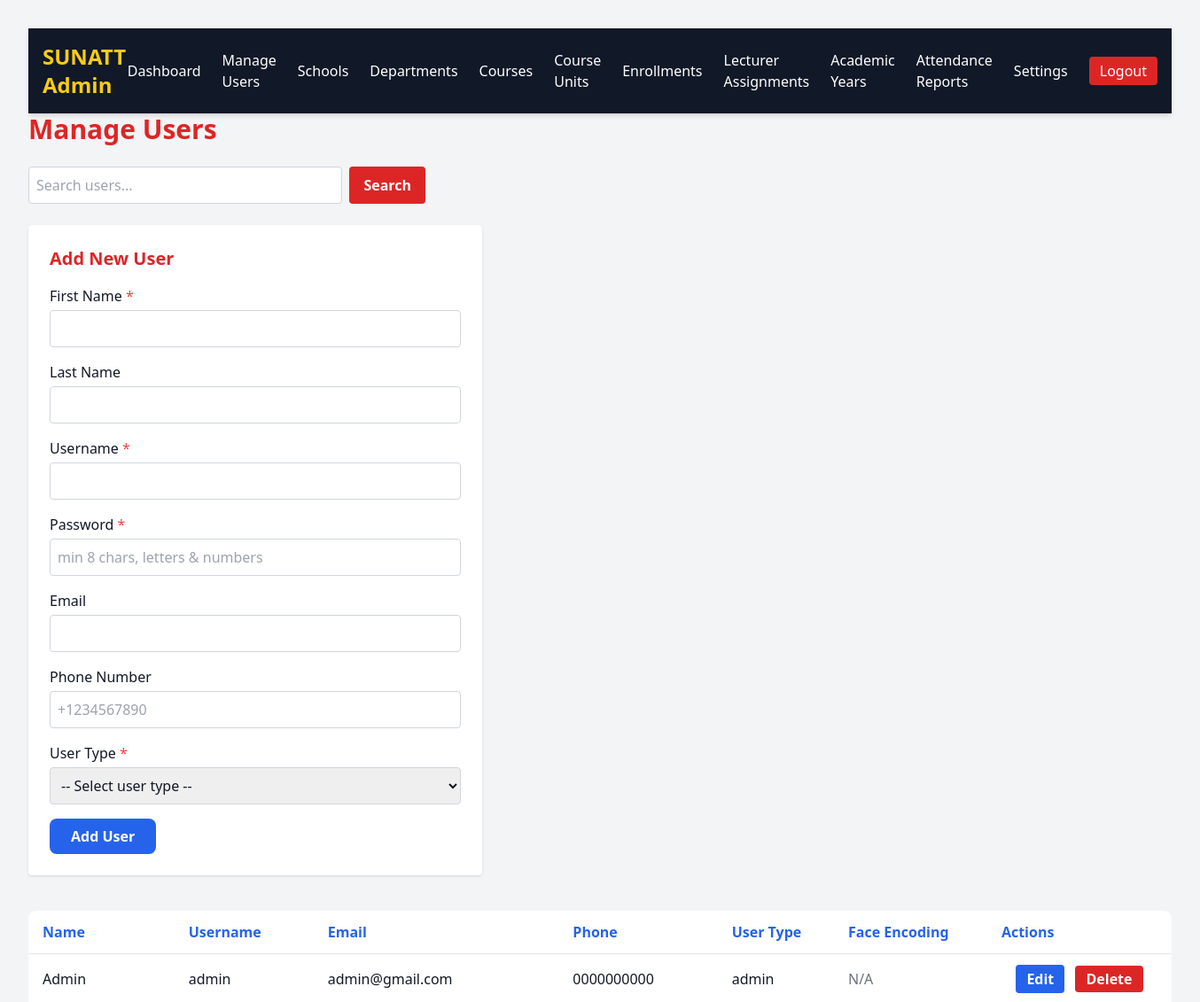
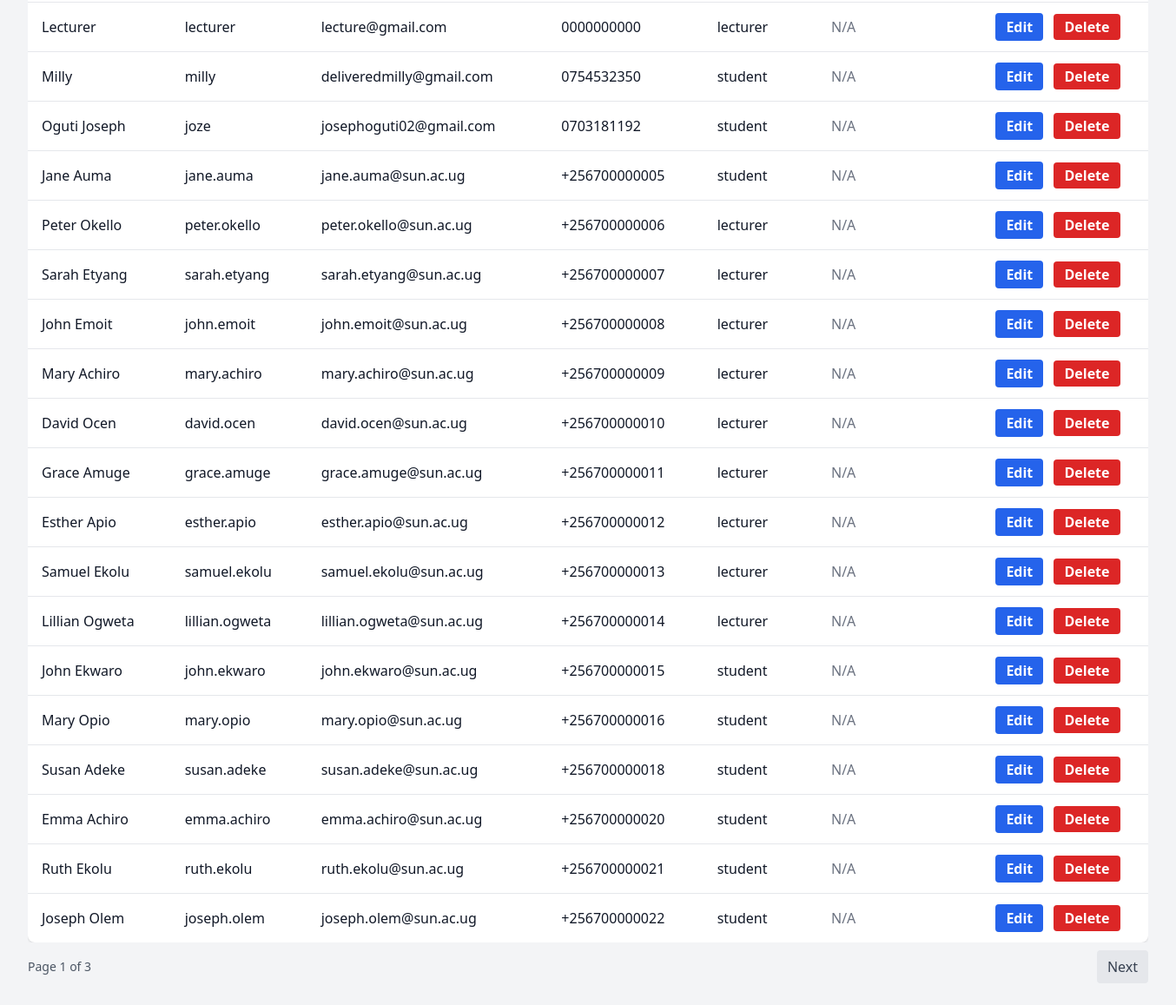
/admin/manage_users.php (signed in), run on the app's committed database (2 pictures, top to bottom).
### tables this page shows
CREATE TABLE `users` (
  `user_id` int(11) NOT NULL,
  `username` varchar(50) NOT NULL,
  `password` varchar(255) NOT NULL,
  `email` varchar(100) DEFAULT NULL,
  `phone_number` varchar(20) DEFAULT NULL,
  `user_type` enum('admin','lecturer','student') NOT NULL,
  `face_encoding` text DEFAULT NULL,
  `created_at` timestamp NOT NULL DEFAULT current_timestamp(),
  `deleted_at` datetime DEFAULT NULL,
  `status` varchar(10) NOT NULL DEFAULT 'active',
  `face_features` text DEFAULT NULL
);

### admin/manage_users.php (the view, shortened to what this page needs)
<?php
include '../db.php';
include 'admin_navbar.php';
$page = isset($_GET['page']) ? max(1, intval($_GET['page'])) : 1;
$search = isset($_GET['search']) ? trim($_GET['search']) : "";
$offset = ($page - 1) * USERS_PER_PAGE;
$sql_where = "WHERE u.status = 'active'";
$params = [];
$param_types = "";
$count_sql = "
    SELECT COUNT(*)
    FROM users u
    LEFT JOIN students s ON u.user_id = s.student_id AND u.user_type = 'student'
    LEFT JOIN lecturers l ON u.user_id = l.lecturer_id AND u.user_type = 'lecturer'
    LEFT JOIN admins a ON u.user_id = a.admin_id AND u.user_type = 'admin'
    $sql_where";
$stmt = $conn->prepare($count_sql);
$stmt->execute();
$stmt->bind_result($total_users);
$total_pages = ceil($total_users / USERS_PER_PAGE);
$sql = "
    SELECT
        u.user_id,
        u.username,
        u.email,
        u.phone_number,
        u.user_type,
        COALESCE(s.first_name, l.first_name, a.first_name, '') AS first_name,
        COALESCE(s.last_name, l.last_name, a.last_name, '') AS last_name,
        u.face_encoding,
        s.course_id,
        l.school_id
    FROM users u
    LEFT JOIN students s ON u.user_id = s.student_id AND u.user_type = 'student'
    LEFT JOIN lecturers l ON u.user_id = l.lecturer_id AND u.user_type = 'lecturer'
    LEFT JOIN admins a ON u.user_id = a.admin_id AND u.user_type = 'admin'
    $sql_where
    ORDER BY u.created_at ASC
    LIMIT ?, ?";
$stmt = $conn->prepare($sql);
$offset_ref = $offset;
$limit_ref = USERS_PER_PAGE;
if ($search !== "") {
    $param_types .= "ii";
    $params[] = $offset;
    $params[] = USERS_PER_PAGE;
    $bind_params = [];
    $bind_params[] = &$param_types;
    foreach ($params as $key => $value) {
        $bind_params[] = &$params[$key];
    }
    call_user_func_array([$stmt, 'bind_param'], $bind_params);
} else {
    $stmt->bind_param("ii", $offset_ref, $limit_ref);
}
$stmt->execute();
$result = $stmt->get_result();
?>
<!DOCTYPE html>
<html lang="en">
<head>
    <script src="https://cdn.tailwindcss.com"></script>
</head>
<body class="bg-gray-100 text-gray-900 p-8 min-h-screen">
    <h1 class="text-3xl font-bold mb-6 text-red-600">Manage Users</h1>
    <form method="GET" class="mb-6 flex gap-2 max-w-md">
        <input type="text" name="search" placeholder="Search users..." value="<?= htmlspecialchars($search) ?>"
            class="flex-grow p-2 rounded border border-gray-300 text-gray-900 focus:outline-none focus:ring-2 focus:ring-red-500" />
        <button type="submit" class="bg-red-600 text-white font-bold px-4 rounded hover:bg-red-500">Search</button>
    </form>
    <div class="mb-10 bg-white p-6 rounded shadow max-w-lg">
        <h2 class="text-xl font-semibold mb-4 text-red-600">Add New User</h2>
        <form method="POST" onsubmit="return validateAddForm();" class="space-y-4" novalidate>
            <div>
                <label for="first_name" class="block mb-1 font-medium">First Name <span class="text-red-500">*</span></label>
                <input type="text" name="first_name" id="first_name" required
                    class="w-full p-2 rounded border border-gray-300 text-gray-900 focus:outline-none focus:ring-2 focus:ring-red-500" />
            </div>
            <div>
                <label for="last_name" class="block mb-1 font-medium">Last Name</label>
                <input type="text" name="last_name" id="last_name"
                    class="w-full p-2 rounded border border-gray-300 text-gray-900 focus:outline-none focus:ring-2 focus:ring-red-500" />
            </div>
            <div>
                <label for="username" class="block mb-1 font-medium">Username <span class="text-red-500">*</span></label>
                <input type="text" name="username" id="username" required
                    class="w-full p-2 rounded border border-gray-300 text-gray-900 focus:outline-none focus:ring-2 focus:ring-red-500" />
            </div>
            <div>
                <label for="password" class="block mb-1 font-medium">Password <span class="text-red-500">*</span></label>
                <input type="password" name="password" id="password" required
                    placeholder="min 8 chars, letters & numbers"
                    class="w-full p-2 rounded border border-gray-300 text-gray-900 focus:outline-none focus:ring-2 focus:ring-red-500" />
            </div>
            <div>
                <label for="email" class="block mb-1 font-medium">Email</label>
                <input type="email" name="email" id="email"
                    class="w-full p-2 rounded border border-gray-300 text-gray-900 focus:outline-none focus:ring-2 focus:ring-red-500" />
            </div>
            <div>
                <label for="phone_number" class="block mb-1 font-medium">Phone Number</label>
                <input type="text" name="phone_number" id="phone_number" placeholder="+1234567890"
                    class="w-full p-2 rounded border border-gray-300 text-gray-900 focus:outline-none focus:ring-2 focus:ring-red-500" />
            </div>
            <div>
                <label for="user_type" class="block mb-1 font-medium">User Type <span class="text-red-500">*</span></label>
                <select name="user_type" id="user_type" required
                    class="w-full p-2 rounded border border-gray-300 text-gray-900 focus:outline-none focus:ring-2 focus:ring-red-500">
                    <option value="">-- Select user type --</option>
                </select>
            </div>
            <button type="submit" name="add" class="bg-blue-600 text-white font-semibold px-6 py-2 rounded-lg hover:bg-blue-500">Add User</button>
        </form>
    </div>
    <div class="overflow-x-auto">
        <table class="min-w-full bg-white rounded-lg shadow divide-y">
            <thead>
                <tr>
                    <th class="px-4 py-3 text-left text-blue-600 font-semibold">Name</th>
                    <th class="px-4 py-3 text-left text-blue-600 font-semibold">Username</th>
                    <th class="px-4 py-3 text-left text-blue-600 font-semibold">Email</th>
                    <th class="px-4 py-3 text-left text-blue-600 font-semibold">Phone</th>
                    <th class="px-4 py-3 text-left text-blue-600 font-semibold">User Type</th>
                    <th class="px-4 py-3 text-left text-blue-600 font-semibold">Face Encoding</th>
                    <th class="px-4 py-3 text-left text-blue-600 font-semibold">Actions</th>
                </tr>
            </thead>
            <tbody class="divide-y">
                <?php while ($user = $result->fetch_assoc()): ?>
                    <tr>
                        <td class="px-4 py-3"><?= htmlspecialchars(trim($user['first_name'] . ' ' . $user['last_name'])) ?: 'N/A' ?></td>
                        <td class="px-4 py-3"><?= htmlspecialchars($user['username']) ?></td>
                        <td class="px-4 py-3"><?= htmlspecialchars($user['email']) ?: 'N/A' ?></td>
                        <td class="px-4 py-3"><?= htmlspecialchars($user['phone_number']) ?: 'N/A' ?></td>
                        <td class="px-4 py-3"><?= htmlspecialchars($user['user_type']) ?></td>
                        <td class="px-4 py-3">
                            <?php if ($user['user_type'] === 'student' && $user['face_encoding']): ?>
                                <span class="text-green-600">Captured</span>
                            <?php else: ?>
                                <span class="text-gray-500">N/A</span>
                            <?php endif; ?>
                        </td>
                        <td class="px-4 py-3 text-center space-x-2">
                            <button onclick="showEditModal(<?= $user['user_id'] ?>)"
                                class="bg-blue-600 text-white font-semibold px-3 py-1 rounded hover:bg-blue-500">Edit</button>
                            <a href="?delete=<?= $user['user_id'] ?>"
                               onclick="return confirm('Confirm delete user <?= htmlspecialchars($user['username']) ?>?');"
                               class="bg-red-600 text-white font-semibold px-3 py-1 rounded hover:bg-red-500">Delete</a>
                        </td>
                    </tr>
                <?php endwhile; ?>
            </tbody>
        </table>
    </div>
    <div class="mt-4 flex justify-between items-center">
        <span class="text-sm text-gray-600">Page <?= $page ?> of <?= $total_pages ?></span>
        <div class="space-x-2">
            <a href="?page=<?= $page + 1 ?>&search=<?= htmlspecialchars($search) ?>"
               class="px-3 py-2 rounded bg-gray-200 text-gray-700 hover:bg-gray-300 <?= $page >= $total_pages ? 'hidden' : '' ?>">Next</a>
        </div>
    </div>
</body>
</html>

### data on the page
users: last_name "Admin", username "admin", email "admin@gmail.com", phone_number "0000000000", user_type "admin", shows "N/A"
users: last_name "Lecturer", username "lecturer", email "lecture@gmail.com", phone_number "0000000000", user_type "lecturer", shows "N/A"
users: last_name "Milly", username "milly", email "deliveredmilly@gmail.com", phone_number "0754532350", user_type "student", shows "N/A"
users: last_name "Oguti Joseph", username "joze", email "josephoguti02@gmail.com", phone_number "0703181192", user_type "student", shows "N/A"
users: last_name "Jane Auma", username "jane.auma", email "jane.auma@sun.ac.ug", phone_number "+256700000005", user_type "student", shows "N/A"
users: last_name "Peter Okello", username "peter.okello", email "peter.okello@sun.ac.ug", phone_number "+256700000006", user_type "lecturer", shows "N/A"
users: last_name "Sarah Etyang", username "sarah.etyang", email "sarah.etyang@sun.ac.ug", phone_number "+256700000007", user_type "lecturer", shows "N/A"
users: last_name "John Emoit", username "john.emoit", email "john.emoit@sun.ac.ug", phone_number "+256700000008", user_type "lecturer", shows "N/A"
users: last_name "Mary Achiro", username "mary.achiro", email "mary.achiro@sun.ac.ug", phone_number "+256700000009", user_type "lecturer", shows "N/A"
users: last_name "David Ocen", username "david.ocen", email "david.ocen@sun.ac.ug", phone_number "+256700000010", user_type "lecturer", shows "N/A"
users: last_name "Grace Amuge", username "grace.amuge", email "grace.amuge@sun.ac.ug", phone_number "+256700000011", user_type "lecturer", shows "N/A"
users: last_name "Esther Apio", username "esther.apio", email "esther.apio@sun.ac.ug", phone_number "+256700000012", user_type "lecturer", shows "N/A"
users: last_name "Samuel Ekolu", username "samuel.ekolu", email "samuel.ekolu@sun.ac.ug", phone_number "+256700000013", user_type "lecturer", shows "N/A"
users: last_name "Lillian Ogweta", username "lillian.ogweta", email "lillian.ogweta@sun.ac.ug", phone_number "+256700000014", user_type "lecturer", shows "N/A"
users: last_name "John Ekwaro", username "john.ekwaro", email "john.ekwaro@sun.ac.ug", phone_number "+256700000015", user_type "student", shows "N/A"
users: last_name "Mary Opio", username "mary.opio", email "mary.opio@sun.ac.ug", phone_number "+256700000016", user_type "student", shows "N/A"
users: last_name "Susan Adeke", username "susan.adeke", email "susan.adeke@sun.ac.ug", phone_number "+256700000018", user_type "student", shows "N/A"
users: last_name "Emma Achiro", username "emma.achiro", email "emma.achiro@sun.ac.ug", phone_number "+256700000020", user_type "student", shows "N/A"
users: last_name "Ruth Ekolu", username "ruth.ekolu", email "ruth.ekolu@sun.ac.ug", phone_number "+256700000021", user_type "student", shows "N/A"
users: last_name "Joseph Olem", username "joseph.olem", email "joseph.olem@sun.ac.ug", phone_number "+256700000022", user_type "student", shows "N/A"

### other printed values
$item['label'] "Dashboard"
$item['label'] "Manage Users"
$item['label'] "Schools"
$item['label'] "Departments"
$item['label'] "Courses"
$item['label'] "Course Units"
$item['label'] "Enrollments"
$item['label'] "Lecturer Assignments"
$item['label'] "Academic Years"
$item['label'] "Attendance Reports"
$item['label'] "Settings"
$item['label'] "Logout"
$page "1"
$total_pages "3"
